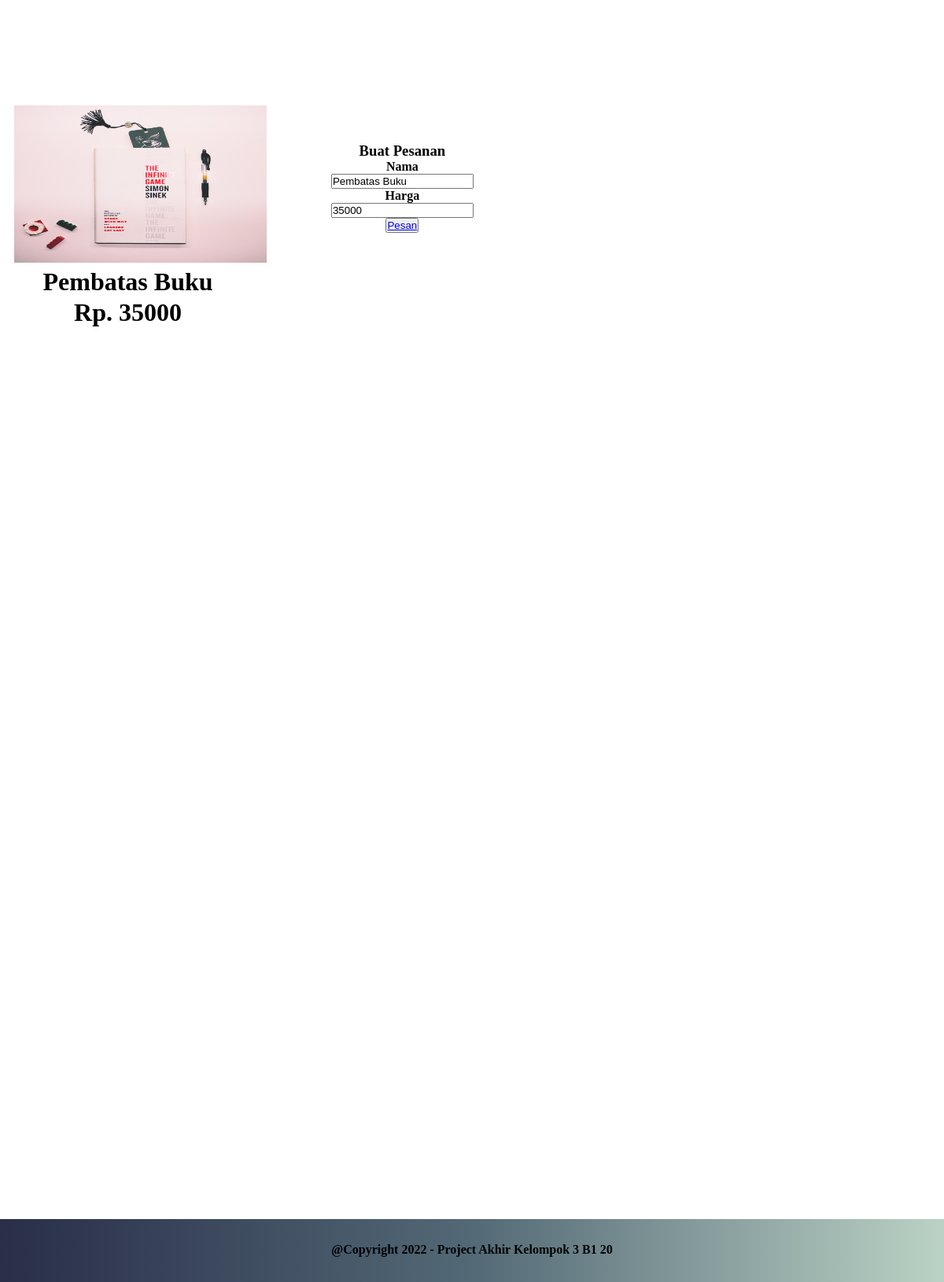
The app's page /users/form-pesan.php?id=7 with its own data.
### tables this page shows
CREATE TABLE `layanan` (
  `id` int(11) NOT NULL,
  `jenis_layanan` varchar(255) NOT NULL,
  `harga` int(11) NOT NULL,
  `gambar_layanan` varchar(255) NOT NULL
);

### users/form-pesan.php (the view, shortened to what this page needs)
<?php
    require "../config.php";
    if(isset($_GET['id'])){
        $cart = $_GET['id'];
        $query = mysqli_query($db, "SELECT * FROM layanan WHERE id='$cart'");
        $result = mysqli_fetch_array($query);
    } else {
        $query = mysqli_query($db, "SELECT * FROM Layanan");
    }
?>
<!DOCTYPE html>
<html lang="en">
<head>
    <link rel="stylesheet" href="../style/style.css">
    <link rel="stylesheet" href="../style/dark-mode.css">
    <link rel="stylesheet" href="../style/form-pesan-style.css">
</head>
<body>
    <div class="main">
    <div class="main-checkout">
            <table>
                <tr>
                    <th class="co-pic"><img src="../upload/.<?=$result['gambar_layanan']?>" alt="<?=$row['gambar_layanan']?>" width="321px" height="200"><br></th>
                    <th>
                        <form class="main-checkout" method="POST" enctype="multipart/form-data">
                            <div class="input-detail-pesanan">
                                <br><h3>Buat Pesanan</h3>
                                <label for="nama">Nama</label><br>
                                <input value='<?=$result['jenis_layanan']?>' readonly><br>
                                <label for="harga">Harga</label><br>
                                <input value='<?=$result['harga']?>' readonly><br>
                                <button><a href="https://api.whatsapp.com/send?phone=6283190933390&text= Halo, Saya Ingin Memesan Layanan Anda &#128075 <?php echo "%0a" ?> Pesanan: <?=$result['jenis_layanan']?> <?php echo "%0a" ?> Harga: <?=$result['harga']?> <?php echo "%0a" ?> Jumlah: <?php echo "%0a" ?> Request: ">Pesan</button></a>
                            </form>
                        </div>
                <tr>
                    <th><p><?=$result['jenis_layanan']?></p></th> <br>
                </tr>
                <tr>
                    <th><p>Rp. <?=$result['harga']?></p></th>
                </tr>
        </div>
    <footer>
        <div class="copyright">
            <p><center>@Copyright 2022 - Project Akhir Kelompok 3 B1 20</center></p>
        </div>
    </footer>
</body>
</html>

### style/style.css (style rules this page uses)
* { margin: 0; padding: 0; }
.main { height: 1500px; position: static; }
footer { background-image: linear-gradient(to left, rgb(187, 210, 197), rgb(83, 105, 118), rgb(41, 46, 73)); }
.copyright { height: 50px; padding-top: 30px; font-size: 16px; font-weight: bold; width: 100%; }

### style/form-pesan-style.css (style rules this page uses)
.main-checkout { margin-top: 50px; }
.main-checkout table p { font-size: 32px; }
form { display: grid; grid-template-columns: 200px 1fr; grid-gap: 16px; padding-left: 40%; padding-right: 35%; }
.main-checkout img { margin-left: 5%; margin-top: 20%; }

### records on screen
layanan: gambar_layanan (picture), jenis_layanan "Pembatas Buku", harga "35000"
